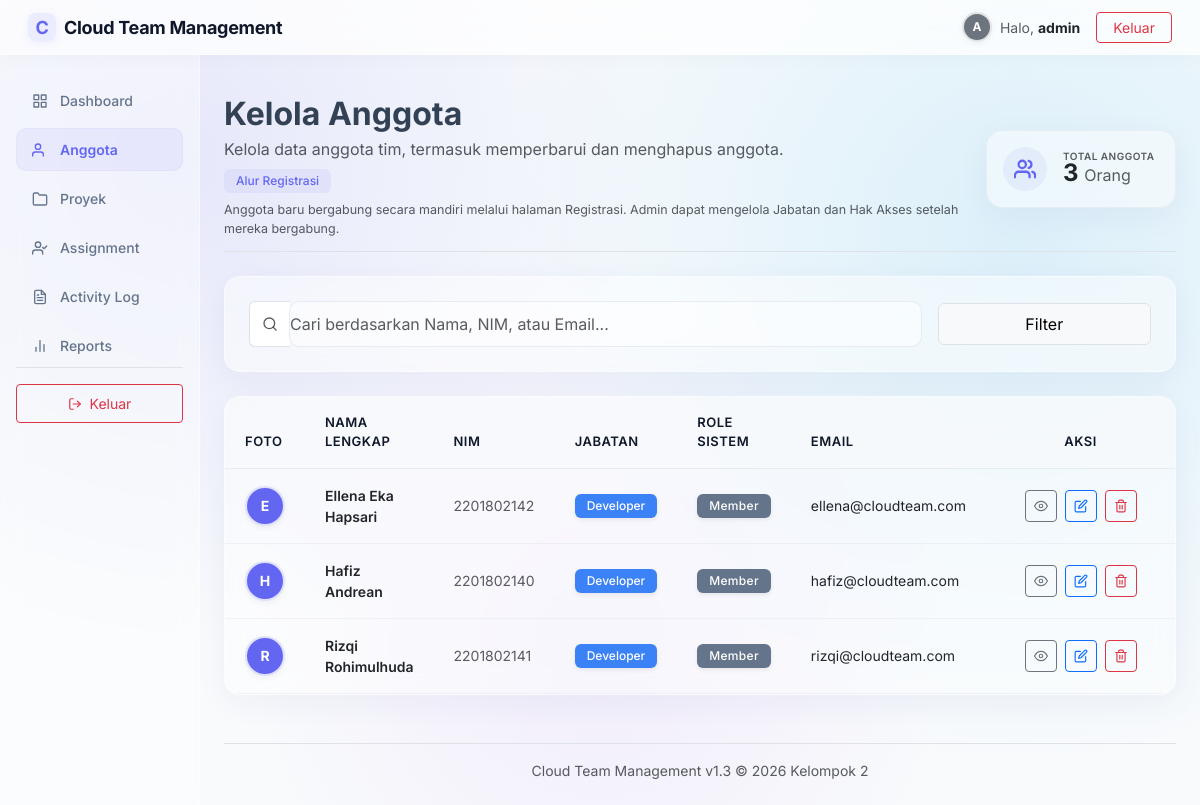
Screenshot of /anggota/index.php (signed in) with the database file from the repository.
### tables this page shows
CREATE TABLE `anggota` (
  `id` INT AUTO_INCREMENT PRIMARY KEY,
  `nama` VARCHAR(100) NOT NULL,
  `nim` VARCHAR(50) NOT NULL UNIQUE,
  `email` VARCHAR(100) NULL UNIQUE,
  `foto` VARCHAR(255) NULL,
  `id_user` INT UNIQUE NULL,
  `jabatan` VARCHAR(100) NOT NULL DEFAULT 'Developer',
  `created_at` TIMESTAMP DEFAULT CURRENT_TIMESTAMP,
  `updated_at` TIMESTAMP DEFAULT CURRENT_TIMESTAMP ON UPDATE CURRENT_TIMESTAMP,
  CONSTRAINT `fk_anggota_users` FOREIGN KEY (`id_user`) REFERENCES `users` (`id`) ON DELETE SET NULL ON UPDATE CASCADE
);

### anggota/index.php (the view, shortened to what this page needs)
<?php
require_once __DIR__ . '/../config/layout.php';
$db = Database::getConnection();
$search = isset($_GET['search']) ? trim($_GET['search']) : '';
$limit = 10;
$page = isset($_GET['page']) && is_numeric($_GET['page']) ? (int)$_GET['page'] : 1;
$offset = ($page - 1) * $limit;
try {
    if (!empty($search)) {
        $countQuery = "SELECT COUNT(*) FROM anggota WHERE nama LIKE :search1 OR nim LIKE :search2 OR email LIKE :search3";
        $stmt = $db->prepare($countQuery);
        $searchParam = "%$search%";
        $stmt->bindValue(':search1', $searchParam, PDO::PARAM_STR);
        $stmt->bindValue(':search2', $searchParam, PDO::PARAM_STR);
        $stmt->bindValue(':search3', $searchParam, PDO::PARAM_STR);
        $stmt->execute();
        $totalRecords = $stmt->fetchColumn();
    } else {
        $totalRecords = $db->query("SELECT COUNT(*) FROM anggota")->fetchColumn();
    }
    if (!empty($search)) {
        $query = "SELECT a.*, u.role AS system_role
                  FROM anggota a
                  LEFT JOIN users u ON a.id_user = u.id
                  WHERE a.nama LIKE :search1 OR a.nim LIKE :search2 OR a.email LIKE :search3
                  ORDER BY a.nama ASC
                  LIMIT :limit OFFSET :offset";
        $stmt = $db->prepare($query);
        $stmt->bindValue(':search1', $searchParam, PDO::PARAM_STR);
        $stmt->bindValue(':search2', $searchParam, PDO::PARAM_STR);
        $stmt->bindValue(':search3', $searchParam, PDO::PARAM_STR);
        $stmt->bindValue(':limit', $limit, PDO::PARAM_INT);
        $stmt->bindValue(':offset', $offset, PDO::PARAM_INT);
        $stmt->execute();
        $members = $stmt->fetchAll();
    } else {
        $query = "SELECT a.*, u.role AS system_role
                  FROM anggota a
                  LEFT JOIN users u ON a.id_user = u.id
                  ORDER BY a.nama ASC
                  LIMIT :limit OFFSET :offset";
        $stmt = $db->prepare($query);
        $stmt->bindValue(':limit', $limit, PDO::PARAM_INT);
        $stmt->bindValue(':offset', $offset, PDO::PARAM_INT);
        $stmt->execute();
        $members = $stmt->fetchAll();
    }
} catch (PDOException $e) {
    $_SESSION['flash_error'] = 'Database error: ' . $e->getMessage();
    $members = [];
    $totalRecords = 0;
    $totalPages = 1;
}
if (!function_exists('getRoleBadge')) {
    function getRoleBadge($role) {
        if ($role === 'admin') {
            return '<span class="badge px-2.5 py-1.5 rounded-pill text-white shadow-sm" style="background-color: #8b5cf6; font-size: 11px; font-weight: 600; letter-spacing: 0.3px;">Admin</span>';
        } else {
            return '<span class="badge px-2.5 py-1.5 rounded-pill text-white shadow-sm" style="background-color: #64748b; font-size: 11px; font-weight: 600; letter-spacing: 0.3px;">Member</span>';
        }
    }
}
if (!function_exists('getJabatanBadge')) {
    function getJabatanBadge($jabatan) {
        $jabatan = trim($jabatan ?? 'Developer');
        switch ($jabatan) {
            case 'Developer':
            case 'Frontend Developer':
            case 'Backend Developer':
            case 'Full Stack Developer':
            case 'Mobile Developer':
                return '<span class="badge px-2.5 py-1.5 rounded-pill text-white shadow-sm" style="background-color: #3b82f6; font-size: 11px; font-weight: 600;">' . htmlspecialchars($jabatan) . '</span>';
        }
    }
}
?>
<div class="d-flex justify-content-between flex-wrap flex-md-nowrap align-items-center pt-3 pb-2 mb-4 border-bottom">
    <div class="me-3">
        <h1 class="h2 fw-bold welcome-title mb-1" id="page-title">Kelola Anggota</h1>
        <p class="welcome-subtitle text-muted mb-2">Kelola data anggota tim, termasuk memperbarui dan menghapus anggota.</p>
        <p class="text-muted mb-1 small d-flex align-items-center gap-2 flex-wrap" style="font-size: 12.5px;">
            <span class="badge px-2 py-1 rounded" style="background-color: rgba(99, 102, 241, 0.08); color: var(--primary-color); font-weight: 600; font-size: 11px;">Alur Registrasi</span>
            <span>Anggota baru bergabung secara mandiri melalui halaman Registrasi. Admin dapat mengelola Jabatan dan Hak Akses setelah mereka bergabung.</span>
        </p>
    </div>
    <div class="my-2 flex-shrink-0">
        <div class="card border-0 shadow-sm p-3 bg-white d-flex align-items-center flex-row gap-3" style="border-radius: 12px; min-width: 190px; border: 1px solid rgba(0,0,0,0.04) !important;">
            <div class="rounded-circle d-flex align-items-center justify-content-center" style="width: 44px; height: 44px; background-color: rgba(99, 102, 241, 0.08); color: var(--primary-color); flex-shrink: 0;">
            </div>
            <div>
                <span class="text-muted d-block small fw-semibold mb-0.5" style="font-size: 10px; letter-spacing: 0.5px; text-transform: uppercase; line-height: 1;">Total Anggota</span>
                <span class="fs-4 fw-bold text-dark" style="line-height: 1;"><?php echo (int)($totalRecords ?? 0); ?> <span class="fs-6 fw-normal text-muted" style="font-size: 13px;">Orang</span></span>
            </div>
        </div>
    </div>
</div>
<div class="card border-0 shadow-sm p-4 mb-4">
    <form method="GET" action="index.php" class="row g-3 align-items-center">
        <div class="col-12 col-md-8 col-lg-9">
            <div class="input-group">
                <span class="input-group-text bg-white border-end-0 text-muted">
                    <svg width="16" height="16" viewBox="0 0 24 24" fill="none" stroke="currentColor" stroke-width="2" stroke-linecap="round" stroke-linejoin="round"><circle cx="11" cy="11" r="8"></circle><line x1="21" y1="21" x2="16.65" y2="16.65"></line></svg>
                </span>
                <input type="text" name="search" class="form-control border-start-0 ps-0" placeholder="Cari berdasarkan Nama, NIM, atau Email..." value="<?php echo htmlspecialchars($search); ?>">
            </div>
        </div>
        <div class="col-12 col-md-4 col-lg-3 d-flex gap-2">
            <button type="submit" class="btn btn-light border w-100 py-2">Filter</button>
        </div>
    </form>
</div>
<div class="card border-0 shadow-sm p-0 mb-4 overflow-hidden">
    <div class="table-responsive">
        <table class="table table-hover table-custom mb-0">
            <thead>
                <tr>
                    <th style="width: 80px;">Foto</th>
                    <th>Nama Lengkap</th>
                    <th>NIM</th>
                    <th>Jabatan</th>
                    <th>Role Sistem</th>
                    <th>Email</th>
                    <th style="width: 200px;" class="text-center">Aksi</th>
                </tr>
            </thead>
            <tbody>
                <?php if (empty($members)): ?>
                    <tr>
                        <td colspan="7" class="text-center text-muted py-5">
                            <div class="mb-2">👥</div>
                            <div>Tidak ada data anggota ditemukan.</div>
                        </td>
                    </tr>
                <?php else: ?>
                    <?php foreach ($members as $m): ?>
                        <tr>
                            <td>
                                <?php
                                $avatarPath = '../uploads/' . $m['foto'];
                                if (!empty($m['foto']) && file_exists(dirname(__DIR__) . '/uploads/' . $m['foto'])):
                                ?>
                                    <img src="<?php echo htmlspecialchars($avatarPath); ?>" alt="Avatar" class="avatar-mini" style="width: 40px; height: 40px;">
                                <?php else: ?>
                                    <div class="avatar-mini text-uppercase fw-bold" style="width: 40px; height: 40px; font-size: 14px; background-color: var(--primary-color); color: #ffffff;">
                                        <?php echo htmlspecialchars(substr($m['nama'], 0, 1)); ?>
                                    </div>
                                <?php endif; ?>
                            </td>
                            <td class="fw-semibold text-dark"><?php echo htmlspecialchars($m['nama']); ?></td>
                            <td class="text-muted"><?php echo htmlspecialchars($m['nim']); ?></td>
                            <td>
                                <?php echo getJabatanBadge($m['jabatan']); ?>
                            </td>
                            <td>
                                <?php echo getRoleBadge($m['system_role'] ?? 'member'); ?>
                            </td>
                            <td><?php echo htmlspecialchars($m['email']); ?></td>
                            <td>
                                <div class="d-flex justify-content-center gap-2">
                                    <a href="detail.php?id=<?php echo $m['id']; ?>" class="btn btn-outline-secondary btn-sm d-inline-flex align-items-center justify-content-center" style="width: 32px; height: 32px;" title="Detail">
                                        <svg width="14" height="14" viewBox="0 0 24 24" fill="none" stroke="currentColor" stroke-width="2" stroke-linecap="round" stroke-linejoin="round"><path d="M1 12s4-8 11-8 11 8 11 8-4 8-11 8-11-8-11-8z"></path><circle cx="12" cy="12" r="3"></circle></svg>
                                    </a>
                                    <?php if (($_SESSION['role'] ?? '') === 'admin' || (int)$m['id'] === (int)($_SESSION['anggota_id'] ?? 0)): ?>
                                    <a href="edit.php?id=<?php echo $m['id']; ?>" class="btn btn-outline-primary btn-sm d-inline-flex align-items-center justify-content-center" style="width: 32px; height: 32px;" title="Edit">
                                        <svg width="14" height="14" viewBox="0 0 24 24" fill="none" stroke="currentColor" stroke-width="2" stroke-linecap="round" stroke-linejoin="round"><path d="M11 4H4a2 2 0 0 0-2 2v14a2 2 0 0 0 2 2h14a2 2 0 0 0 2-2v-7"></path><path d="M18.5 2.5a2.121 2.121 0 1 1 3 3L12 15l-4 1 1-4 9.5-9.5z"></path></svg>
                                    </a>
                                    <?php endif; ?>
                                    <?php if (($_SESSION['role'] ?? '') === 'admin'): ?>
                                    <a href="delete.php?id=<?php echo $m['id']; ?>" class="btn btn-outline-danger btn-sm d-inline-flex align-items-center justify-content-center" style="width: 32px; height: 32px;" title="Hapus" onclick="return confirm('Apakah Anda yakin ingin menghapus anggota <?php echo htmlspecialchars($m['nama']); ?>?');">
                                    </a>
                                    <?php endif; ?>
                                </div>
                            </td>
                        </tr>
                    <?php endforeach; ?>
                <?php endif; ?>
            </tbody>
        </table>
    </div>
</div>

### assets/css/style.css (style rules this page uses)
:root { --bg-color: #f8fafc; --card-bg: rgba(255, 255, 255, 0.45); --card-border: rgba(255, 255, 255, 0.45); --primary-color: #6366f1; --primary-hover: #4f46e5; --primary-glow: rgba(99, 102, 241, 0.15); --text-main: #0f172a; --text-muted: #64748b; --text-body: #334155; --border-color: rgba(226, 232, 240, 0.8); --glass-shadow: 0 8px 32px 0 rgba(31, 38, 135, 0.05); }
body { background: radial-gradient(circle at 15% 20%, rgba(99, 102, 241, 0.12) 0%, transparent 40%), radial-gradient(circle at 85% 30%, rgba(14, 165, 233, 0.12) 0%, transparent 45%), radial-gradient(circle at 50% 80%, rgba(168, 85, 247, 0.08) 0%, transparent 40%), #f8fafc; color: var(--text-body); font-family: 'Inter', -apple-system, BlinkMacSystemFont, "Segoe UI", Roboto, sans-serif; overflow-x: hidden; min-height: 100vh; }
.card, .card-summary { background: var(--card-bg) !important; backdrop-filter: blur(16px) !important; -webkit-backdrop-filter: blur(16px) !important; border: 1px solid var(--card-border) !important; border-radius: 16px !important; box-shadow: var(--glass-shadow) !important; transition: transform 0.25s cubic-bezier(0.4, 0, 0.2, 1), box-shadow 0.25s cubic-bezier(0.4, 0, 0.2, 1), border-color 0.25s ease; }
.form-control, .form-select { background: rgba(255, 255, 255, 0.5) !important; border: 1px solid var(--border-color) !important; border-radius: 10px !important; padding: 10px 16px; color: var(--text-main); transition: all 0.25s ease; }
.table-custom { background-color: transparent !important; border: none !important; border-radius: 12px; overflow: hidden; }
.table-custom th { background-color: rgba(248, 250, 252, 0.5) !important; border-bottom: 1px solid var(--border-color) !important; font-weight: 600; font-size: 13px; color: var(--text-main); padding: 16px 20px; text-transform: uppercase; letter-spacing: 0.5px; }
.table-custom td { padding: 16px 20px; font-size: 14px; vertical-align: middle; border-bottom: 1px solid rgba(226, 232, 240, 0.5); background-color: transparent !important; }
.table-responsive { border-radius: 12px; overflow: hidden; }
.avatar-mini { width: 36px; height: 36px; border-radius: 50%; background-color: var(--primary-color); color: #ffffff; display: inline-flex; align-items: center; justify-content: center; font-weight: 600; font-size: 13px; object-fit: cover; border: 2px solid rgba(255, 255, 255, 0.8); box-shadow: 0 2px 6px rgba(0, 0, 0, 0.05); }
.badge { padding: 6px 12px !important; border-radius: 6px !important; font-weight: 500 !important; font-size: 12px !important; }

### rows the page displays
anggota: nama "E", nama "Ellena Eka Hapsari", nim "2201802142", jabatan "Developer", email "ellena@cloudteam.com", $m['id'] 3 (drawn)
anggota: nama "H", nama "Hafiz Andrean", nim "2201802140", jabatan "Developer", email "hafiz@cloudteam.com"
anggota: nama "R", nama "Rizqi Rohimulhuda", nim "2201802141", jabatan "Developer", email "rizqi@cloudteam.com"

### other values shown
substr($currentUser['nama'] ?? $currentUser['username'], 0, 1) "A"
$currentUser['nama'] "admin"
$totalRecords "3"
